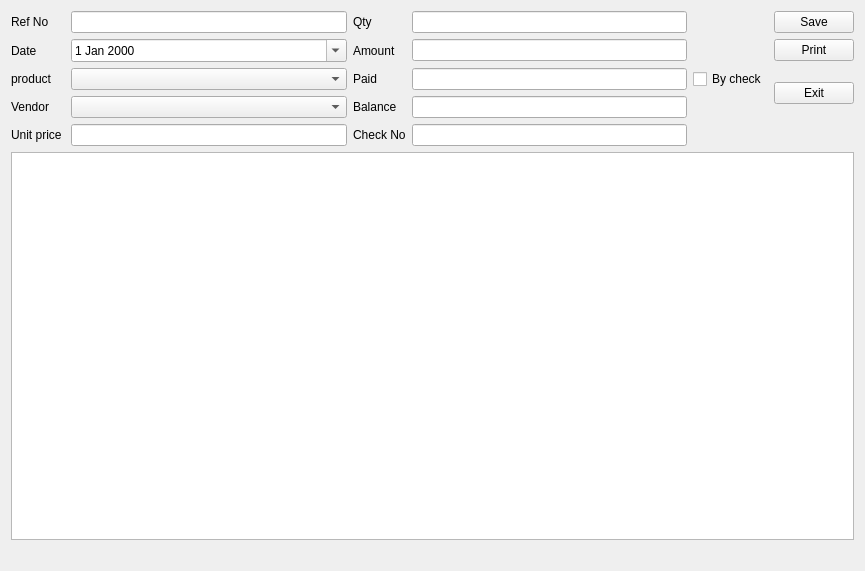
<?xml version="1.0" encoding="UTF-8"?>
<ui version="4.0">
 <class>product_add</class>
 <widget class="QWidget" name="product_add">
  <property name="geometry">
   <rect>
    <x>0</x>
    <y>0</y>
    <width>865</width>
    <height>571</height>
   </rect>
  </property>
  <property name="windowTitle">
   <string>Form</string>
  </property>
  <layout class="QVBoxLayout" name="verticalLayout">
   <item>
    <layout class="QGridLayout" name="gridLayout">
     <item row="3" column="2">
      <widget class="QLabel" name="label_8">
       <property name="text">
        <string>Balance</string>
       </property>
      </widget>
     </item>
     <item row="0" column="5">
      <widget class="QPushButton" name="pushButton">
       <property name="text">
        <string>Save</string>
       </property>
      </widget>
     </item>
     <item row="8" column="0" colspan="4">
      <widget class="QLabel" name="message">
       <property name="text">
        <string/>
       </property>
      </widget>
     </item>
     <item row="4" column="1">
      <widget class="QLineEdit" name="unitprice"/>
     </item>
     <item row="0" column="1">
      <widget class="QLineEdit" name="ref"/>
     </item>
     <item row="1" column="5">
      <widget class="QPushButton" name="pushButton_2">
       <property name="text">
        <string>Print</string>
       </property>
      </widget>
     </item>
     <item row="0" column="2">
      <widget class="QLabel" name="label_5">
       <property name="text">
        <string>Qty</string>
       </property>
      </widget>
     </item>
     <item row="2" column="2">
      <widget class="QLabel" name="label_7">
       <property name="text">
        <string>Paid</string>
       </property>
      </widget>
     </item>
     <item row="1" column="1">
      <widget class="QDateEdit" name="dateEdit">
       <property name="calendarPopup">
        <bool>true</bool>
       </property>
      </widget>
     </item>
     <item row="2" column="4">
      <widget class="QCheckBox" name="checkBox">
       <property name="text">
        <string>By check</string>
       </property>
      </widget>
     </item>
     <item row="2" column="5" rowspan="2">
      <widget class="QPushButton" name="pushButton_3">
       <property name="text">
        <string>Exit</string>
       </property>
      </widget>
     </item>
     <item row="4" column="0">
      <widget class="QLabel" name="label_10">
       <property name="text">
        <string>Unit price </string>
       </property>
      </widget>
     </item>
     <item row="3" column="3">
      <widget class="QLineEdit" name="blnce"/>
     </item>
     <item row="1" column="2">
      <widget class="QLabel" name="label_6">
       <property name="text">
        <string>Amount</string>
       </property>
      </widget>
     </item>
     <item row="4" column="2">
      <widget class="QLabel" name="label_9">
       <property name="text">
        <string>Check No</string>
       </property>
      </widget>
     </item>
     <item row="2" column="1">
      <widget class="QComboBox" name="product"/>
     </item>
     <item row="1" column="3">
      <widget class="QLineEdit" name="amt"/>
     </item>
     <item row="3" column="1">
      <widget class="QComboBox" name="vendor"/>
     </item>
     <item row="2" column="3">
      <widget class="QLineEdit" name="paid"/>
     </item>
     <item row="1" column="0">
      <widget class="QLabel" name="label_2">
       <property name="text">
        <string>Date</string>
       </property>
      </widget>
     </item>
     <item row="4" column="3">
      <widget class="QLineEdit" name="chck"/>
     </item>
     <item row="0" column="0">
      <widget class="QLabel" name="label">
       <property name="text">
        <string>Ref No</string>
       </property>
      </widget>
     </item>
     <item row="2" column="0">
      <widget class="QLabel" name="label_3">
       <property name="text">
        <string>product</string>
       </property>
      </widget>
     </item>
     <item row="3" column="0">
      <widget class="QLabel" name="label_4">
       <property name="text">
        <string>Vendor</string>
       </property>
      </widget>
     </item>
     <item row="0" column="3">
      <widget class="QLineEdit" name="qty"/>
     </item>
     <item row="7" column="0" colspan="6">
      <widget class="QTableView" name="tableView"/>
     </item>
    </layout>
   </item>
  </layout>
 </widget>
 <tabstops>
  <tabstop>dateEdit</tabstop>
  <tabstop>product</tabstop>
  <tabstop>vendor</tabstop>
  <tabstop>unitprice</tabstop>
  <tabstop>qty</tabstop>
  <tabstop>amt</tabstop>
  <tabstop>paid</tabstop>
  <tabstop>blnce</tabstop>
  <tabstop>chck</tabstop>
  <tabstop>pushButton</tabstop>
  <tabstop>pushButton_2</tabstop>
  <tabstop>checkBox</tabstop>
  <tabstop>pushButton_3</tabstop>
  <tabstop>ref</tabstop>
  <tabstop>tableView</tabstop>
 </tabstops>
 <resources/>
 <connections/>
</ui>
